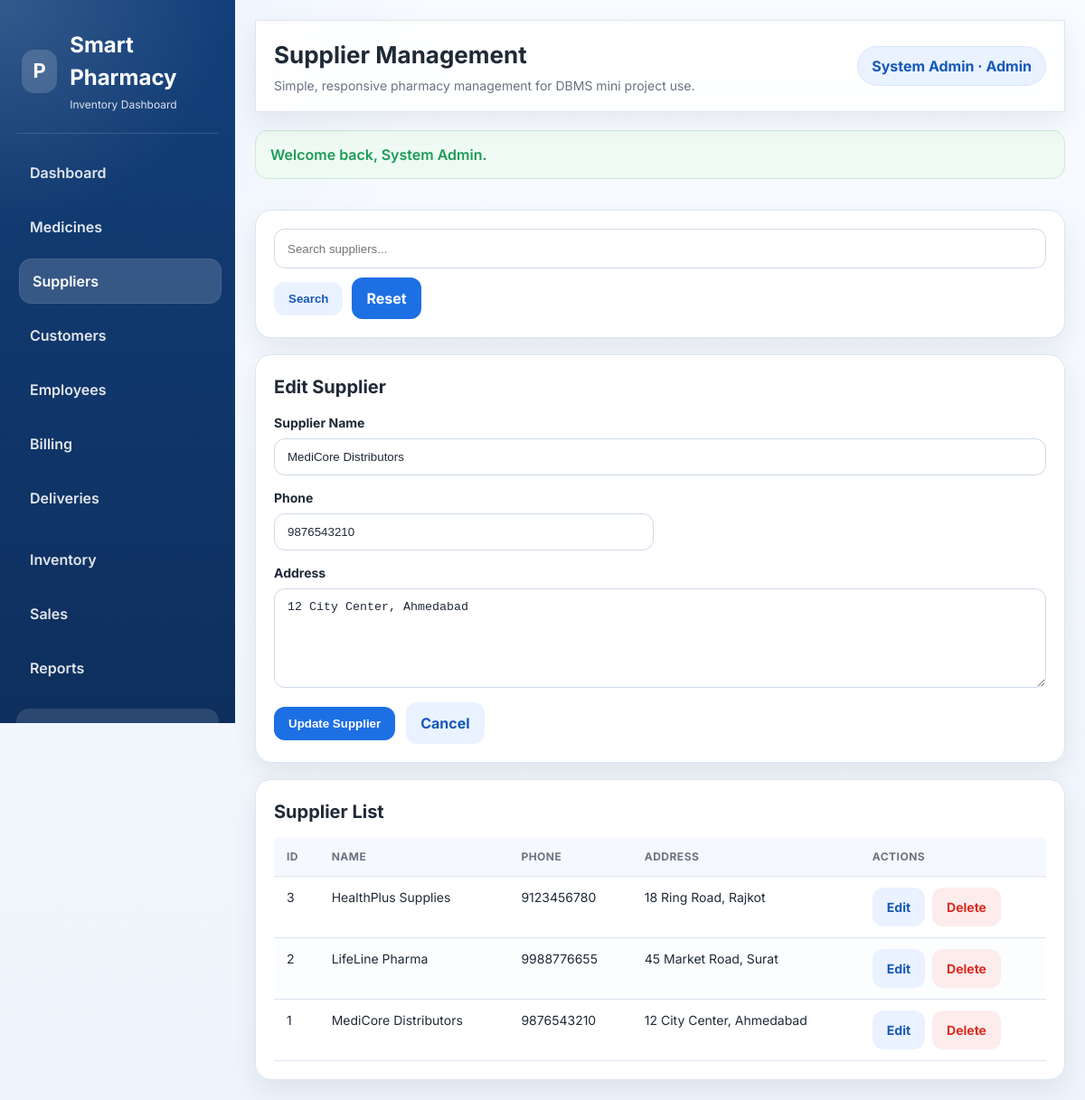
Screenshot of /suppliers.php?edit=1 (signed in) with the database file from the repository.
### tables this page shows
CREATE TABLE IF NOT EXISTS supplier (
    Supplier_ID INT AUTO_INCREMENT PRIMARY KEY,
    Supplier_Name VARCHAR(100) NOT NULL,
    Phone VARCHAR(20) NOT NULL,
    Address TEXT NOT NULL
);

### suppliers.php (the view, shortened to what this page needs)
<?php
require_once 'includes/functions.php';
$search = trim($_GET['search'] ?? '');
$editId = (int) ($_GET['edit'] ?? 0);
$supplier = [
    'Supplier_Name' => '',
    'Phone' => '',
    'Address' => '',
];
if ($editId > 0) {
    $stmt = $conn->prepare('SELECT * FROM supplier WHERE Supplier_ID = ?');
    $stmt->bind_param('i', $editId);
    $stmt->execute();
    $result = $stmt->get_result();
    if ($result) {
        $supplier = $result->fetch_assoc() ?: $supplier;
    }
}
$where = '';
$sql = 'SELECT * FROM supplier ' . $where . ' ORDER BY Supplier_ID DESC';
$stmt = $conn->prepare($sql);
$stmt->execute();
$suppliers = $stmt->get_result();
include 'includes/header.php';
?>
<div class="card">
    <form method="get" class="page-toolbar">
        <input type="search" name="search" value="<?php echo h($search); ?>" placeholder="Search suppliers...">
        <button class="btn btn-secondary" type="submit">Search</button>
        <a class="btn btn-primary" href="suppliers.php">Reset</a>
    </form>
</div>
<div class="panel-grid">
    <div class="form-card">
        <h3 class="section-title"><?php echo $editId > 0 ? 'Edit Supplier' : 'Add Supplier'; ?></h3>
        <form method="post" class="needs-validation">
            <div class="form-grid">
                <div class="form-group full">
                    <label for="supplier_name">Supplier Name</label>
                    <input type="text" id="supplier_name" name="supplier_name" required value="<?php echo h($supplier['Supplier_Name']); ?>">
                </div>
                <div class="form-group">
                    <label for="phone">Phone</label>
                    <input type="text" id="phone" name="phone" required value="<?php echo h($supplier['Phone']); ?>">
                </div>
                <div class="form-group full">
                    <label for="address">Address</label>
                    <textarea id="address" name="address" required><?php echo h($supplier['Address']); ?></textarea>
                </div>
            </div>
            <div class="form-actions" style="margin-top: 16px;">
                <button type="submit" class="btn btn-primary"><?php echo $editId > 0 ? 'Update Supplier' : 'Save Supplier'; ?></button>
                <?php if ($editId > 0): ?>
                    <a class="btn btn-secondary" href="suppliers.php">Cancel</a>
                <?php endif; ?>
            </div>
        </form>
    </div>
    <div class="table-card">
        <h3 class="section-title">Supplier List</h3>
        <div class="table-wrap">
            <table>
                <thead>
                    <tr>
                        <th>ID</th>
                        <th>Name</th>
                        <th>Phone</th>
                        <th>Address</th>
                        <th>Actions</th>
                    </tr>
                </thead>
                <tbody>
                    <?php if ($suppliers && $suppliers->num_rows > 0): ?>
                        <?php while ($row = $suppliers->fetch_assoc()): ?>
                            <tr>
                                <td><?php echo h($row['Supplier_ID']); ?></td>
                                <td><?php echo h($row['Supplier_Name']); ?></td>
                                <td><?php echo h($row['Phone']); ?></td>
                                <td><?php echo h($row['Address']); ?></td>
                                <td>
                                    <div class="table-actions">
                                        <a class="btn btn-secondary" href="suppliers.php?edit=<?php echo (int) $row['Supplier_ID']; ?>">Edit</a>
                                        <a class="btn btn-danger" href="suppliers.php?delete=<?php echo (int) $row['Supplier_ID']; ?>" onclick="return confirm('Delete this supplier?');">Delete</a>
                                    </div>
                                </td>
                            </tr>
                        <?php endwhile; ?>
                    <?php else: ?>
                        <tr><td colspan="5">No suppliers found.</td></tr>
                    <?php endif; ?>
                </tbody>
            </table>
        </div>
    </div>
</div>
<?php include 'includes/footer.php'; ?>

### assets/css/style.css (style rules this page uses)
:root { --primary: #1d6fe4; --primary-dark: #1559b7; --primary-soft: #eaf2ff; --primary-ink: #10345f; --bg: #f4f7fb; --surface: #ffffff; --surface-alt: #f8fbff; --surface-glass: rgba(255, 255, 255, 0.82); --border: #dbe5f2; --text: #1f2a37; --muted: #6b7280; --success: #1e9b57; --danger: #d92d20; --warning: #d97706; --shadow: 0 12px 28px rgba(31, 42, 55, 0.08); --shadow-lg: 0 24px 50px rgba(31, 42, 55, 0.12); --radius-sm: 12px; --radius: 18px; --radius-lg: 24px; --space-1: 4px; --space-2: 8px; --space-3: 12px; --space-4: 16px; --space-5: 20px; --space-6: 24px; }
* { box-sizing: border-box; }
html, body { margin: 0; min-height: 100%; }
body { font-family: "Inter", "Poppins", "Segoe UI", Tahoma, Geneva, Verdana, sans-serif; background: radial-gradient(circle at top left, rgba(29, 111, 228, 0.08), transparent 28%), linear-gradient(180deg, #f8fbff 0%, #eef4fb 100%); color: var(--text); line-height: 1.5; }
a { color: inherit; text-decoration: none; }
.card, .table-card, .form-card, .auth-card, .stats-card, .report-card { background: var(--surface); border: 1px solid var(--border); border-radius: var(--radius); box-shadow: var(--shadow); }
.card, .form-card, .table-card, .report-card { padding: 20px; }
.section-title { margin: 0 0 14px; font-size: 20px; }
.panel-grid { display: grid; grid-template-columns: 1.4fr 1fr; gap: 18px; }
.table-wrap { overflow-x: auto; }
table { width: 100%; border-collapse: collapse; }
.table-wrap > table, .table-card table, .invoice-table, .billing-history-table { min-width: 720px; }
th, td { text-align: left; padding: 12px 14px; border-bottom: 1px solid var(--border); font-size: 14px; vertical-align: top; }
th { color: var(--muted); font-weight: 700; text-transform: uppercase; font-size: 12px; letter-spacing: 0.04em; background: var(--surface-alt); }
.form-grid { display: grid; grid-template-columns: repeat(2, minmax(0, 1fr)); gap: 14px; }
.form-group { display: grid; gap: 7px; }
.form-group.full { grid-column: 1 / -1; }
label { font-weight: 700; font-size: 14px; }
input, select, textarea { width: 100%; padding: 12px 14px; border-radius: 12px; border: 1px solid #cfd9e8; background: #fff; color: var(--text); outline: none; transition: 0.2s ease; }
textarea { min-height: 110px; resize: vertical; }
.btn-row, .page-toolbar, .form-actions { display: flex; flex-wrap: wrap; gap: 12px; align-items: center; }
.btn { display: inline-flex; align-items: center; justify-content: center; gap: 8px; border: 0; border-radius: 12px; padding: 11px 16px; font-weight: 700; cursor: pointer; transition: 0.2s ease; }
.btn-primary { background: var(--primary); color: #fff; }
.btn-secondary { background: var(--primary-soft); color: var(--primary-dark); }
.btn-danger { background: #fdecec; color: var(--danger); }
.content-section, .panel-grid, .content-grid { display: grid; gap: 18px; }
.table-card thead th { position: sticky; top: 0; z-index: 1; background: #f5f9ff; }
.table-card tbody tr:nth-child(even) { background: #fbfdff; }
.shop-toolbar, .page-toolbar { display: flex; flex-wrap: wrap; gap: 10px; align-items: center; }
.shop-toolbar input, .shop-toolbar select, .page-toolbar input, .page-toolbar select { min-height: 44px; }
.table-actions { display: flex; gap: 8px; flex-wrap: wrap; }
@media (max-width: 1200px) { .panel-grid { grid-template-columns: 1fr; } }

### rows the page displays
supplier: supplier_name "MediCore Distributors", phone "9876543210", address "12 City Center, Ahmedabad", Supplier_ID "1", Supplier_Name "MediCore Distributors", Phone "9876543210", Address "12 City Center, Ahmedabad"
supplier: Supplier_ID "3", Supplier_Name "HealthPlus Supplies", Phone "9123456780", Address "18 Ring Road, Rajkot"
supplier: Supplier_ID "2", Supplier_Name "LifeLine Pharma", Phone "9988776655", Address "45 Market Road, Surat"

### other values shown
$pageTitle "Supplier Management"
currentUserName() "System Admin"
currentUserLabel() "Admin"
$flash['message'] "Welcome back, System Admin."
